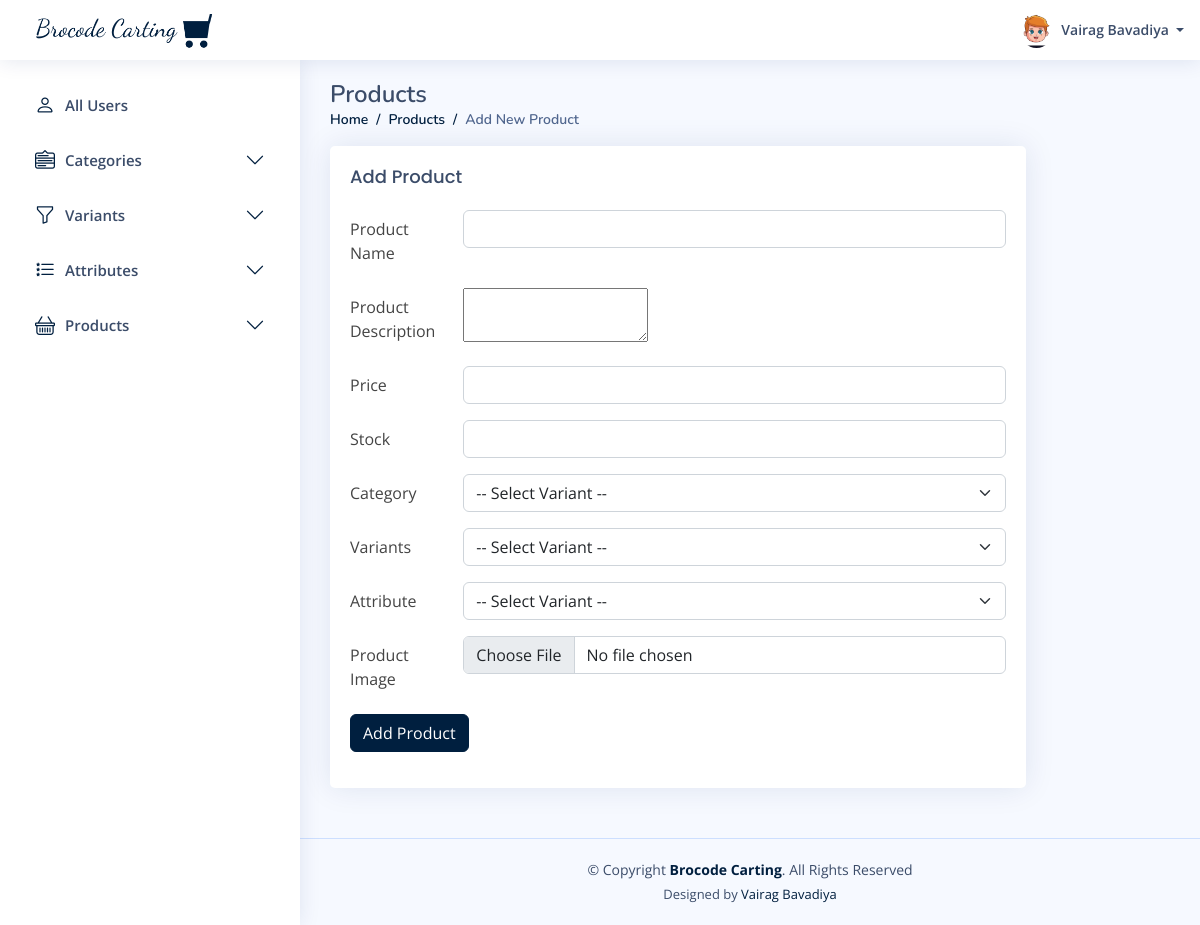
The app's page /admin/products/create.php (signed in) with its own data.
### tables this page shows
CREATE TABLE `users` (
  `id` int(20) NOT NULL,
  `u_name` varchar(50) NOT NULL,
  `email` varchar(50) NOT NULL,
  `phone_no` varchar(10) NOT NULL,
  `client_id` varchar(100) DEFAULT NULL,
  `password` varchar(10) NOT NULL,
  `u_type_id` int(20) NOT NULL,
  `u_profile` varchar(200) NOT NULL,
  `created_at` datetime NOT NULL,
  `updated_at` datetime NOT NULL,
  `created_by` int(20) DEFAULT NULL,
  `updated_by` int(20) DEFAULT NULL,
  `is_active` tinyint(1) NOT NULL,
  `is_delete` tinyint(1) DEFAULT NULL
);

### admin/products/create.php (the view, shortened to what this page needs)
<?php require("../config.php");
include("../header.php");
?>
<main id="main" class="main">
    <div class="pagetitle">
        <h1>Products</h1>
        <nav>
            <ol class="breadcrumb">
                <li class="breadcrumb-item"><a href="/e-commerce/admin/dashboard.php">Home</a></li>
                <li class="breadcrumb-item"><a href="/e-commerce/admin/products/all.php">Products</a></li>
                <li class="breadcrumb-item active">Add New Product</li>
            </ol>
        </nav>
    </div>
    <section class="section">
        <div class="row">
            <div class="col-lg-10">
                <div class="card">
                    <div class="card-body">
                        <h5 class="card-title">Add Product</h5>
                        <form method="post" enctype="multipart/form-data">
                            <div class="row mb-3">
                                <label for="inputText" class="col-sm-2 col-form-label">Product Name</label>
                                <div class="col-sm-10">
                                    <input type="text" name="p_name" class="form-control" required />
                                </div>
                            </div>
                            <div class="row mb-3">
                                <label for="inputEmail" class="col-sm-2 col-form-label">Product Description</label>
                                <div class="col-sm-10">
                                    <textarea class="tinymce-editor" name="pdt_desc"></textarea>
                                </div>
                            </div>
                            <div class="row mb-3">
                                <label for="inputText" class="col-sm-2 col-form-label">Price</label>
                                <div class="col-sm-10">
                                    <input type="text" name="price" class="form-control" required />
                                </div>
                            </div>
                            <div class="row mb-3">
                                <label for="inputText" class="col-sm-2 col-form-label">Stock</label>
                                <div class="col-sm-10">
                                    <input type="text" name="stock" class="form-control" required />
                                </div>
                            </div>
                            <div class="row mb-3">
                                <label for="inputText" class="col-sm-2 col-form-label">Category</label>
                                <div class="col-sm-10">
                                    <select class="form-select" name="category" id="category">
                                        <option value="">-- Select Variant --</option>
                                    </select>
                                </div>
                            </div>
                            <div class="row mb-3">
                                <label for="inputText" class="col-sm-2 col-form-label">Variants</label>
                                <div class="col-sm-10">
                                    <select class="form-select" name="variants" id="variants">
                                        <option value="">-- Select Variant --</option>
                                    </select>
                                </div>
                            </div>
                            <div class="row mb-3">
                                <label for="inputText" class="col-sm-2 col-form-label">Attribute</label>
                                <div class="col-sm-10">
                                    <select class="form-select" name="attribute" id="attribute">
                                        <option value="">-- Select Variant --</option>
                                    </select>
                                </div>
                            </div>
                            <div class="row mb-3">
                                <label class="col-sm-2 col-form-label">Product Image</label>
                                <div class="col-sm-10">
                                    <input class="form-control" name="file_upload" type="file" id="formFile" />
                                </div>
                            </div>
                            <div class="row mb-3">
                                <div class="col-sm-6">
                                    <button type="submit" name="add_products" class="btn btn-primary">Add Product</button>
                                </div>
                            </div>
                        </form>
                    </div>
                </div>
            </div>
        </div>
    </section>
</main>
<?php include("../footer.php"); ?>

### admin/header.php (shortened to what this page needs)
<?php
require("config.php");
?>
<!DOCTYPE html>
<html lang="en">
<head>
    <link rel="stylesheet" href="https://cdnjs.cloudflare.com/ajax/libs/font-awesome/4.7.0/css/font-awesome.min.css">
    <link href="/e-commerce/admin/assets/vendor/bootstrap/css/bootstrap.min.css" rel="stylesheet">
    <link href="/e-commerce/admin/assets/vendor/bootstrap-icons/bootstrap-icons.css" rel="stylesheet">
    <link href="/e-commerce/admin/assets/vendor/boxicons/css/boxicons.min.css" rel="stylesheet">
    <link href="/e-commerce/admin/assets/vendor/quill/quill.snow.css" rel="stylesheet">
    <link href="/e-commerce/admin/assets/vendor/quill/quill.bubble.css" rel="stylesheet">
    <link href="/e-commerce/admin/assets/vendor/remixicon/remixicon.css" rel="stylesheet">
    <link href="/e-commerce/admin/assets/vendor/simple-datatables/style.css" rel="stylesheet">
    <link href="/e-commerce/admin/assets/css/style.css" rel="stylesheet">
</head>
<body>
    <header id="header" class="header fixed-top d-flex align-items-center">
        <div class="d-flex align-items-center justify-content-between">
            <a href="/e-commerce/admin/dashboard.php" class="logo d-flex align-items-center">
                <img src="/e-commerce/img/logo-color.png" alt="">
            </a>
        </div>
        <nav class="header-nav ms-auto">
            <ul class="d-flex align-items-center">
                <li class="nav-item dropdown pe-3">
                    <a class="nav-link nav-profile d-flex align-items-center pe-0" href="#" data-bs-toggle="dropdown">
                        <?php
                        $sql = "SELECT u.id,u.u_name,u.email,u.phone_no,u.u_profile,u.is_active,ut.type_name FROM users as u,user_type as ut where u.id = " . $_SESSION['id'];
                        $result = $conn->query($sql);
                        $row = mysqli_fetch_assoc($result);
                        ?>
                        <?php if ($row['u_profile']) : ?>
                            <img src="/e-commerce/admin/<?php echo $row['u_profile']; ?>" alt="Profile" class="rounded-circle">
                            <?php else: ?>
                            <img src="/e-commerce/admin/user_images/default.avif" alt="" width="35" height="35" class="rounded-circle">
                        <?php endif; ?>
                        <span class="d-none d-md-block dropdown-toggle ps-2">
                            <?php echo $row['u_name']; ?> </span>
                    </a>
                </li>
            </ul>
        </nav>
    </header>
    <aside id="sidebar" class="sidebar">
        <ul class="sidebar-nav" id="sidebar-nav">
            <li class="nav-item">
                <a class="nav-link collapsed" data-bs-target="#users-nav" href="/e-commerce/admin/allusers.php" aria-expanded="false">
                    <i class="bi bi-person"></i>
                    <span>All Users</span>
                </a>
            </li>
            <li class="nav-item">
                <a class="nav-link collapsed" data-bs-target="#components-nav" data-bs-toggle="collapse" href="#" aria-expanded="false">
                    <i class="bi bi-menu-down"></i>
                    <span>Categories</span>
                    <i class="bi bi-chevron-down ms-auto"></i>
                </a>
            </li>
            <li class="nav-item">
                <a class="nav-link collapsed" data-bs-target="#variants-nav" data-bs-toggle="collapse" href="#">
                    <i class="bi bi-funnel"></i><span>Variants</span><i class="bi bi-chevron-down ms-auto"></i>
                </a>
            </li>
            <li class="nav-item">
                <a class="nav-link collapsed" data-bs-target="#attributes-nav" data-bs-toggle="collapse" href="#">
                    <i class="bi bi-list-stars"></i><span>Attributes</span><i class="bi bi-chevron-down ms-auto"></i>
                </a>
            </li>
            <li class="nav-item">
                <a class="nav-link collapsed" data-bs-target="#products-nav" data-bs-toggle="collapse" href="#">
                    <i class="bi bi-basket"></i><span>Products</span><i class="bi bi-chevron-down ms-auto"></i>
                </a>
            </li>
        </ul>
    </aside>

### admin/assets/css/style.css (style rules this page uses)
:root { scroll-behavior: smooth; }
body { font-family: "Open Sans", sans-serif; background: #f6f9ff; color: #444444; }
a { color: #001F3F; text-decoration: none; }
h1, h2, h3, h4, h5, h6 { font-family: "Nunito", sans-serif; }
#main { margin-top: 60px; padding: 20px 30px; transition: all 0.3s; }
.pagetitle { margin-bottom: 10px; }
.pagetitle h1 { font-size: 24px; margin-bottom: 0; font-weight: 600; color: #3b4c69; }
.card { margin-bottom: 30px; border: none; border-radius: 5px; box-shadow: 0px 0 30px rgba(1, 41, 112, 0.1); }
.card-title { padding: 20px 0 15px 0; font-size: 18px; font-weight: 500; color: #3b4c69; font-family: "Poppins", sans-serif; }
.card-body { padding: 0 20px 20px 20px; }
.breadcrumb { font-size: 14px; font-family: "Nunito", sans-serif; color: #001F3F; font-weight: 600; }
.breadcrumb a { color: #001F3F; transition: 0.3s; }
.breadcrumb .breadcrumb-item::before { color: #001F3F; }
.breadcrumb .active { color: #51678f; font-weight: 600; }
.logo { line-height: 1; }
@media (min-width: 1200px) { .logo { width: 280px; } }
.logo img { max-height: 26px; margin-right: 6px; }
.header { transition: all 0.5s; z-index: 997; height: 60px; box-shadow: 0px 2px 20px rgba(1, 41, 112, 0.1); background-color: #fff; padding-left: 20px; }
.header-nav ul { list-style: none; }
.header-nav>ul { margin: 0; padding: 0; }
.header-nav .nav-profile { color: #3b4c69; }
.header-nav .nav-profile img { max-height: 36px; }
.header-nav .nav-profile span { font-size: 14px; font-weight: 600; }
.sidebar { position: fixed; top: 60px; left: 0; bottom: 0; width: 300px; z-index: 996; transition: all 0.3s; padding: 20px; overflow-y: auto; scrollbar-width: thin; scrollbar-color: #aab7cf transparent; box-shadow: 0px 0px 20px rgba(1, 41, 112, 0.1); background-color: #fff; }
@media (min-width: 1200px) { #main, #footer { margin-left: 300px; } }
.sidebar-nav { padding: 0; margin: 0; list-style: none; }
.sidebar-nav li { padding: 0; margin: 0; list-style: none; }
.sidebar-nav .nav-item { margin-bottom: 5px; }
.sidebar-nav .nav-link { display: flex; align-items: center; font-size: 15px; font-weight: 600; color: #001F3F; transition: 0.3; background: #f6f9ff; padding: 10px 15px; border-radius: 4px; }
.sidebar-nav .nav-link i { font-size: 16px; margin-right: 10px; color: #001F3F; }
.sidebar-nav .nav-link.collapsed { color: #3b4c69; background: #fff; }
.sidebar-nav .nav-link.collapsed i { color: #001F3F; }
.sidebar-nav .nav-link .bi-chevron-down { margin-right: 0; transition: transform 0.2s ease-in-out; }

### admin/header.php (style rules this page uses)
.sidebar-nav .nav-link i { font-size: 20px; }
.logo img { max-height: 50px; }
.btn { text-transform: capitalize; }
.btn-primary, .btn:focus-visible, .btn-check:checked+.btn, .btn.active, .btn.show, .btn:first-child:active, :not(.btn-check)+.btn:active { background-color: #001F3F; border-color: #001F3F; box-shadow: none; }

### records on screen
users: u_profile (picture), u_name "Vairag Bavadiya"
